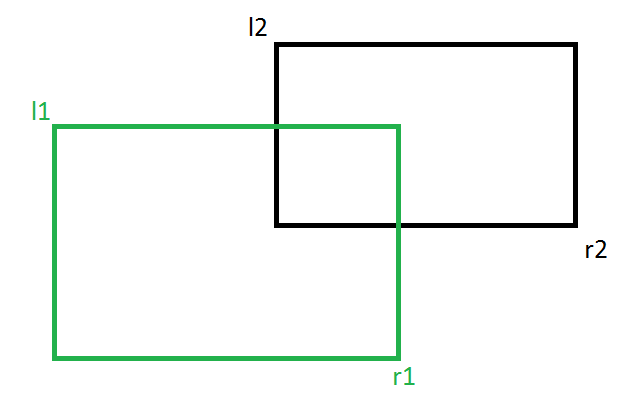
#> input picture rectanglesOverlap.png, 629 x 396 px
$ python -i rectangle_analysis.py   (imports and definitions only)
#> lines starting #> are read from the running program, lines starting #| are printed output that depends on the picture; after the words box and inside, x2 and y2 are one past the last pixel; in counts of white or black regions, pixels touching at a corner belong together
#> further down, picture is the input picture: shape (396, 629, 3); mean B, G, R 245.6, 248, 244.6
import cv2
import numpy as np

def detect_rectangles(image):
    """
    Detect rectangles in the image using contour detection.
    """
    gray = cv2.cvtColor(image, cv2.COLOR_BGR2GRAY)
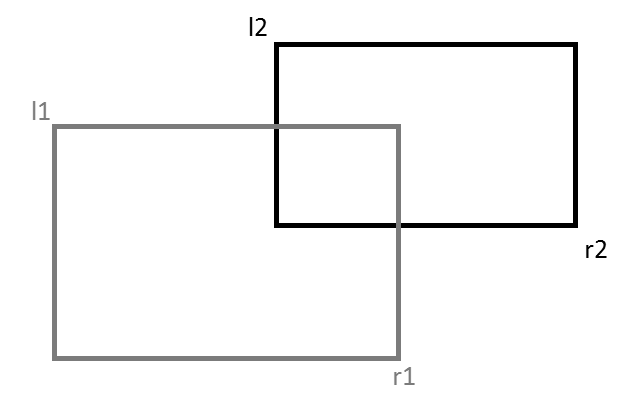
#> gray: shape (396, 629); min 0, max 255, mean 246.7
    contours, _ = cv2.findContours(gray, cv2.RETR_LIST, cv2.CHAIN_APPROX_SIMPLE)
#> contours = 17 contours, 9 with area under 20; largest, box (x1, y1, x2, y2) and area: (0, 0, 629, 396) 248060, (273, 41, 579, 229) 4406, (273, 128, 397, 229) 1300, (595, 254, 607, 259) 32, (255, 32, 267, 37) 32, (596, 239, 606, 248) 28, (256, 17, 266, 26) 28, (586, 244, 590, 259) 27
    rectangles = []
    for contour in contours:
        area = cv2.contourArea(contour)
        if area > 1000:  # Filter out small contours
            epsilon = 0.02 * cv2.arcLength(contour, True)
            approx = cv2.approxPolyDP(contour, epsilon, True)
            if len(approx) == 4:  # Quadrilateral
                rectangles.append(approx)
#> this loop made 17 passes
#> (area, epsilon, approx) on passes 9, 17: (1299.5, 8.86, [[273, 129], [279, 222], [396, 227], [274, 228]]), (248060, 40.92, [[0, 0], [0, 395], [628, 395], [628, 0]])
#> (area, epsilon) on pass 10: (4406.5, 29.56)
#> after the loop, rectangles = 2 contours; box (x1, y1, x2, y2) and area: (0, 0, 629, 396) 248060, (273, 129, 397, 229) 614
    return rectangles

def calculate_iou(rect1, rect2):
    """
    Calculate Intersection over Union (IoU) between two rectangles.
    """
    rect1_area = cv2.contourArea(rect1)
    rect2_area = cv2.contourArea(rect2)
    intersection = cv2.bitwise_and(rect1, rect2)
    intersection_area = cv2.contourArea(intersection)
    iou = intersection_area / float(rect1_area + rect2_area - intersection_area)
    return iou

def correct_perspective(rectangle, image):
    """
    Correct the perspective of a rectangle to a top-down view.
    """
    (x, y, w, h) = cv2.boundingRect(rectangle)
    src_pts = rectangle.reshape(-1, 2).astype(np.float32)
    dst_pts = np.array([[x, y], [x + w, y], [x + w, y + h], [x, y + h]], dtype=np.float32)
    M = cv2.getPerspectiveTransform(src_pts, dst_pts)
    corrected_image = cv2.warpPerspective(image, M, (w, h))
    return corrected_image

def main():
    image = cv2.imread('rectanglesOverlap.png')
    roi = cv2.selectROI(image)
    rectangles = detect_rectangles(image)
    if len(rectangles) != 2:
        print("Exactly two rectangles expected.")
        return
    iou = calculate_iou(rectangles[0], rectangles[1])
    print("IoU:", iou)
    corrected_images = [correct_perspective(rect, image) for rect in rectangles]
    cv2.imwrite('corrected_rect1.jpg', corrected_images[0])
    cv2.imwrite('corrected_rect2.jpg', corrected_images[1])

# [2 lines not run here, left out]

>>> import cv2
>>> picture = cv2.imread('rectanglesOverlap.png')
>>> result = detect_rectangles(picture)
#> result has the same summary as rectangles in detect_rectangles
